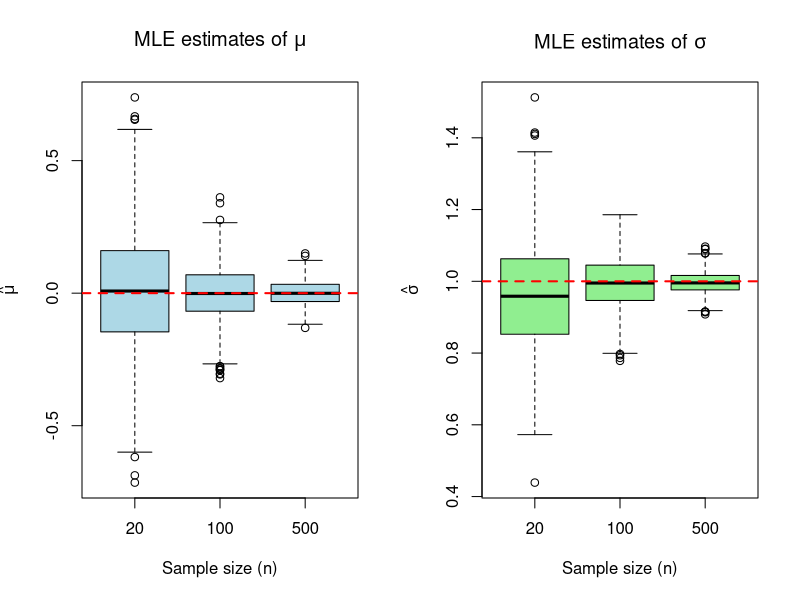
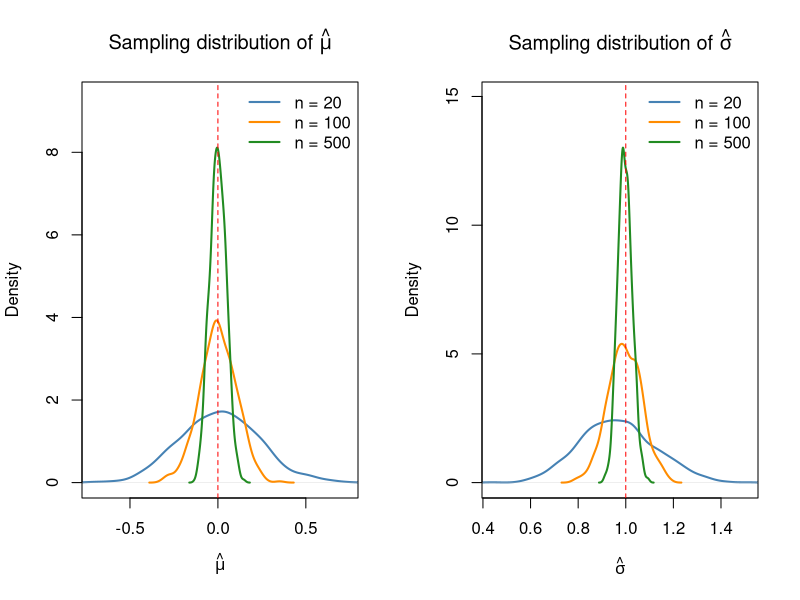

Reproduce these figures in R, in order.
# =============================================================================
# Monte Carlo Study: Maximum Likelihood Estimation (MLE)
# Standard Normal Distribution N(mu = 0, sigma = 1)
#
# For each Monte Carlo replication, a sample of size n is drawn from
# N(0, 1). The MLEs are obtained by maximizing the Normal log-likelihood
#
#   l(mu, sigma) = -n/2 * log(2*pi) - n * log(sigma)
#                  - 1/(2*sigma^2) * sum_i (x_i - mu)^2
#
# Setting the partial derivatives w.r.t. mu and sigma^2 to zero gives the
# well-known closed-form MLEs:
#
#   mu_hat      = xbar             = mean(x)
#   sigma_hat^2 = (1/n) sum (x_i - xbar)^2   (population form, divide by n)
#
# Note: for the Normal distribution the MLEs of mu and sigma coincide
# exactly with the Method of Moments (MOM) estimators used in mom.R -- this
# is a known theoretical result, not a coding error, and is worth remarking
# on in the Results chapter when comparing the two methods.
#
# Paired design: the Monte Carlo samples are generated up front from the same
# seed with identical code in the MOM, MLE and Bootstrap scripts, so every
# replication r of size n uses exactly the same sample x in all three methods.
#
# Performance is assessed via Bias, Relative Bias, Variance, MSE and
# Relative MSE, computed across 1000 replications for each of the sample
# sizes n = 20, 100, 500.
# =============================================================================

# -----------------------------------------------------------------------------
# 0. Setup
# -----------------------------------------------------------------------------

rm(list = ls())
set.seed(2026)                     # full reproducibility, as specified

# Output directory for plots / tables (created if it does not exist yet)
out_dir <- "mle_output"
if (!dir.exists(out_dir)) dir.create(out_dir)

# True parameter values (Standard Normal)
true_mu    <- 0
true_sigma <- 1

# Simulation design
n_values <- c(20, 100, 500)        # sample sizes
R        <- 1000                   # Monte Carlo replications per sample size

# -----------------------------------------------------------------------------
# 0b. Paired Monte Carlo samples (common random numbers)
# -----------------------------------------------------------------------------
# Exactly one sample x per replication: row r of sample_bank[["n_<n>"]] is the
# sample of replication r. Identical across the MOM / MLE / Bootstrap scripts
# (same seed, same generation code, generated before anything else).

set.seed(2026)
sample_bank <- lapply(n_values, function(n) {
  matrix(rnorm(n * R, mean = true_mu, sd = true_sigma), nrow = R, ncol = n, byrow = TRUE)
})
names(sample_bank) <- paste0("n_", n_values)

# -----------------------------------------------------------------------------
# 1. Maximum Likelihood estimator
# -----------------------------------------------------------------------------

#' Compute the MLE estimates of mu and sigma for a single sample
#'
#' @param x numeric vector, a random sample
#' @return named numeric vector c(mu_hat, sigma_hat)
mle_normal <- function(x) {
  n <- length(x)

  mu_hat     <- mean(x)                        # argmax of the log-likelihood
  sigma2_hat <- mean((x - mu_hat)^2)            # MLE variance (divide by n)
  sigma_hat  <- sqrt(sigma2_hat)

  c(mu_hat = mu_hat, sigma_hat = sigma_hat)
}

# -----------------------------------------------------------------------------
# 2. Monte Carlo simulation
# -----------------------------------------------------------------------------

#' Run the Monte Carlo simulation for one sample size on the paired samples
#'
#' @param samples matrix of paired samples (R rows = replications, n columns)
#' @return data.frame with R rows and columns mu_hat, sigma_hat
run_simulation <- function(samples) {
  estimates <- t(apply(samples, 1, mle_normal))
  as.data.frame(estimates)
}

# Run the simulation for every sample size and store results in a list
sim_results <- setNames(
  lapply(sample_bank, run_simulation),
  paste0("n_", n_values)
)

# Combine into one long data frame: columns n, mu_hat, sigma_hat
sim_long <- do.call(rbind, lapply(n_values, function(n) {
  df   <- sim_results[[paste0("n_", n)]]
  df$n <- n
  df
}))
sim_long$n <- factor(sim_long$n, levels = n_values)

# -----------------------------------------------------------------------------
# 3. Performance metrics: Bias, Relative Bias, Variance, MSE, Relative MSE
# -----------------------------------------------------------------------------

#' Compute performance metrics for a vector of estimates
#'
#' @param estimates numeric vector of parameter estimates across replications
#' @param truth     true parameter value
#' @return named numeric vector of metrics
performance_metrics <- function(estimates, truth) {
  bias     <- mean(estimates, na.rm = TRUE) - truth
  rel_bias <- if (truth != 0) bias / truth else NA   # undefined when truth = 0
  variance <- var(estimates, na.rm = TRUE)
  mse      <- mean((estimates - truth)^2, na.rm = TRUE)
  rel_mse  <- if (truth != 0) mse / truth^2 else NA  # undefined when truth = 0

  c(Bias = bias, RelBias = rel_bias, Variance = variance,
    MSE = mse, RelMSE = rel_mse)
}

# Build a results table: one row per (sample size, parameter) combination
results_table <- do.call(rbind, lapply(n_values, function(n) {
  df <- sim_results[[paste0("n_", n)]]

  mu_metrics    <- performance_metrics(df$mu_hat,    true_mu)
  sigma_metrics <- performance_metrics(df$sigma_hat, true_sigma)

  rbind(
    data.frame(n = n, Parameter = "mu",    t(mu_metrics)),
    data.frame(n = n, Parameter = "sigma", t(sigma_metrics))
  )
}))
rownames(results_table) <- NULL

# Note on Relative Bias / Relative MSE for mu:
# Since the true value of mu is 0, dividing by it is mathematically
# undefined, so these columns are reported as NA for mu (this is expected
# and should simply be noted in the Results chapter, not treated as an error).

cat("\n================ Monte Carlo Results: MLE Estimation ================\n")
print(results_table, row.names = FALSE, digits = 5)
cat("=======================================================================\n\n")

# Save the results table for direct inclusion in a thesis/report
write.csv(results_table,
          file.path(out_dir, "mle_normal_performance_metrics.csv"),
          row.names = FALSE)

# -----------------------------------------------------------------------------
# 4. Visualization
# -----------------------------------------------------------------------------

## 4.1 Boxplots of the estimates across sample sizes -------------------------

png(file.path(out_dir, "boxplots_mu_sigma.png"), width = 1000, height = 500)
par(mfrow = c(1, 2))

boxplot(mu_hat ~ n, data = sim_long,
        main = expression(paste("MLE estimates of ", mu)),
        xlab = "Sample size (n)", ylab = expression(hat(mu)),
        col = "lightblue")
abline(h = true_mu, col = "red", lty = 2, lwd = 2)

boxplot(sigma_hat ~ n, data = sim_long,
        main = expression(paste("MLE estimates of ", sigma)),
        xlab = "Sample size (n)", ylab = expression(hat(sigma)),
        col = "lightgreen")
abline(h = true_sigma, col = "red", lty = 2, lwd = 2)

par(mfrow = c(1, 1))
dev.off()

## 4.2 Density plots of the estimates across sample sizes --------------------

colors <- c("steelblue", "darkorange", "forestgreen")

# Pre-compute densities once so they can be reused for both the PNG export
# and the interactive redraw below, without calling density() twice.
dens_mu_20     <- density(sim_results$n_20$mu_hat,     na.rm = TRUE)
dens_mu_100    <- density(sim_results$n_100$mu_hat,    na.rm = TRUE)
dens_mu_500    <- density(sim_results$n_500$mu_hat,    na.rm = TRUE)
dens_sigma_20  <- density(sim_results$n_20$sigma_hat,  na.rm = TRUE)
dens_sigma_100 <- density(sim_results$n_100$sigma_hat, na.rm = TRUE)
dens_sigma_500 <- density(sim_results$n_500$sigma_hat, na.rm = TRUE)

# Dynamic y-axis limits: use the tallest peak across all three sample sizes
# (rather than assuming which one it will be), plus 15% headroom on top.
ymax_mu    <- max(dens_mu_20$y, dens_mu_100$y, dens_mu_500$y, na.rm = TRUE) * 1.15
ymax_sigma <- max(dens_sigma_20$y, dens_sigma_100$y, dens_sigma_500$y, na.rm = TRUE) * 1.15

png(file.path(out_dir, "densities_mu_sigma.png"), width = 1000, height = 500)
par(mfrow = c(1, 2))

# Density of mu_hat for each sample size
plot(dens_mu_20,
     main = expression(paste("Sampling distribution of ", hat(mu))),
     xlab = expression(hat(mu)), col = colors[1], lwd = 2,
     xlim = range(sim_long$mu_hat, na.rm = TRUE), ylim = c(0, ymax_mu))
lines(dens_mu_100, col = colors[2], lwd = 2)
lines(dens_mu_500, col = colors[3], lwd = 2)
abline(v = true_mu, col = "red", lty = 2)
legend("topright", legend = paste0("n = ", n_values),
       col = colors, lwd = 2, bty = "n")

# Density of sigma_hat for each sample size
plot(dens_sigma_20,
     main = expression(paste("Sampling distribution of ", hat(sigma))),
     xlab = expression(hat(sigma)), col = colors[1], lwd = 2,
     xlim = range(sim_long$sigma_hat, na.rm = TRUE), ylim = c(0, ymax_sigma))
lines(dens_sigma_100, col = colors[2], lwd = 2)
lines(dens_sigma_500, col = colors[3], lwd = 2)
abline(v = true_sigma, col = "red", lty = 2)
legend("topright", legend = paste0("n = ", n_values),
       col = colors, lwd = 2, bty = "n")

par(mfrow = c(1, 1))
dev.off()

# Re-draw both figures to the active graphics device as well, so they are
# visible immediately in an interactive R / RStudio session.
par(mfrow = c(1, 2))
boxplot(mu_hat ~ n, data = sim_long,
        main = expression(paste("MLE estimates of ", mu)),
        xlab = "Sample size (n)", ylab = expression(hat(mu)), col = "lightblue")
abline(h = true_mu, col = "red", lty = 2, lwd = 2)
boxplot(sigma_hat ~ n, data = sim_long,
        main = expression(paste("MLE estimates of ", sigma)),
        xlab = "Sample size (n)", ylab = expression(hat(sigma)), col = "lightgreen")
abline(h = true_sigma, col = "red", lty = 2, lwd = 2)
par(mfrow = c(1, 1))

# Re-draw the density plots to the active graphics device as well, so they
# are visible immediately in an interactive R / RStudio session.
par(mfrow = c(1, 2))

plot(dens_mu_20,
     main = expression(paste("Sampling distribution of ", hat(mu))),
     xlab = expression(hat(mu)), col = colors[1], lwd = 2,
     xlim = range(sim_long$mu_hat, na.rm = TRUE), ylim = c(0, ymax_mu))
lines(dens_mu_100, col = colors[2], lwd = 2)
lines(dens_mu_500, col = colors[3], lwd = 2)
abline(v = true_mu, col = "red", lty = 2)
legend("topright", legend = paste0("n = ", n_values),
       col = colors, lwd = 2, bty = "n")

plot(dens_sigma_20,
     main = expression(paste("Sampling distribution of ", hat(sigma))),
     xlab = expression(hat(sigma)), col = colors[1], lwd = 2,
     xlim = range(sim_long$sigma_hat, na.rm = TRUE), ylim = c(0, ymax_sigma))
lines(dens_sigma_100, col = colors[2], lwd = 2)
lines(dens_sigma_500, col = colors[3], lwd = 2)
abline(v = true_sigma, col = "red", lty = 2)
legend("topright", legend = paste0("n = ", n_values),
       col = colors, lwd = 2, bty = "n")

par(mfrow = c(1, 1))

cat("Plots saved to:", normalizePath(out_dir), "\n")
cat("Results table saved to:",
    normalizePath(file.path(out_dir, "mle_normal_performance_metrics.csv")), "\n")
